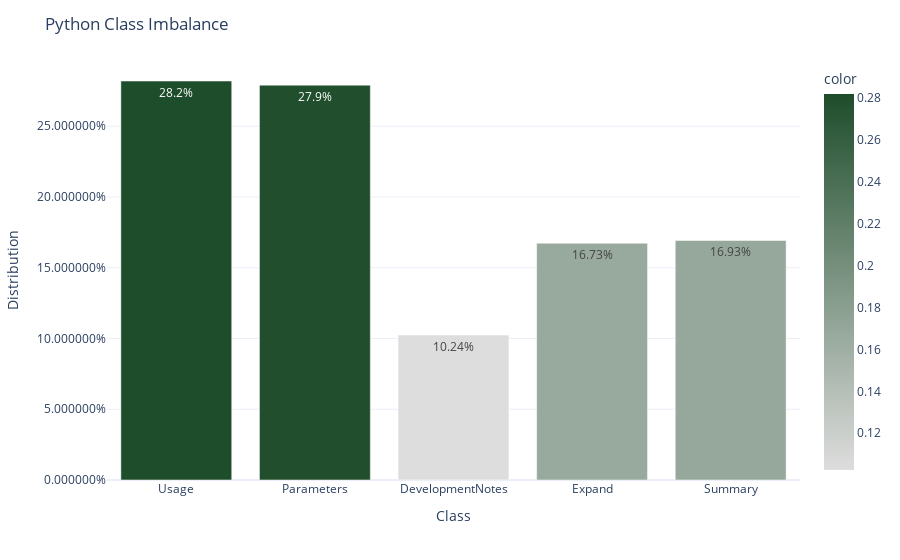

The notebook cell saved with this chart:
### Code cell
# Convert labels into a 2d numpy array
python_labels_arr = np.array(python['labels'].values.tolist())

python_labels_arr

# Get the total counts of python
python_labels_arr.sum(axis=0)

python_labels = ['Usage', 'Parameters', 'DevelopmentNotes', 'Expand', 'Summary']

perc = python_labels_arr.sum(axis=0) / python_labels_arr.sum()

# Plot distribution chart found in paper
fig = px.bar(x = python_labels, y= perc, color=perc, text=[str(i)+"%" for i in (perc*100).round(2)], template='plotly_white', color_continuous_scale=colorscale)
fig.update_layout(yaxis=dict(tickformat='%', title='Distribution'), xaxis=dict(title='Class'), title="Python Class Imbalance")

### Figure 1 — Plotly figure (JSON) as saved in the notebook; plotly's stock layout.template omitted (floating-point values rounded to 4 significant figures)
{"data": [{"alignmentgroup": "True", "hovertemplate": "x=%{x}<br>y=%{y}<br>text=%{text}<br>color=%{marker.color}<extra></extra>", "legendgroup": "", "marker": {"color": [0.282, 0.279, 0.1024, 0.1673, 0.1693], "coloraxis": "coloraxis"}, "name": "", "offsetgroup": "", "orientation": "v", "showlegend": false, "text": ["28.2%", "27.9%", "10.24%", "16.73%", "16.93%"], "textposition": "auto", "type": "bar", "x": ["Usage", "Parameters", "DevelopmentNotes", "Expand", "Summary"], "xaxis": "x", "y": [0.282, 0.279, 0.1024, 0.1673, 0.1693], "yaxis": "y"}], "layout": {"barmode": "relative", "coloraxis": {"colorbar": {"title": {"text": "color"}}, "colorscale": [[0, "#DDDDDD"], [0.1111, "#C8CDC9"], [0.2222, "#B3BDB5"], [0.3333, "#9DADA2"], [0.4444, "#889D8E"], [0.5556, "#738D7A"], [0.6667, "#5E7D66"], [0.7778, "#486D53"], [0.8889, "#335D3F"], [1, "#1E4D2B"]]}, "legend": {"tracegroupgap": 0}, "margin": {"t": 60}, "title": {"text": "Python Class Imbalance"}, "xaxis": {"anchor": "y", "domain": [0, 1], "title": {"text": "Class"}}, "yaxis": {"anchor": "x", "domain": [0, 1], "tickformat": "%", "title": {"text": "Distribution"}}}}
